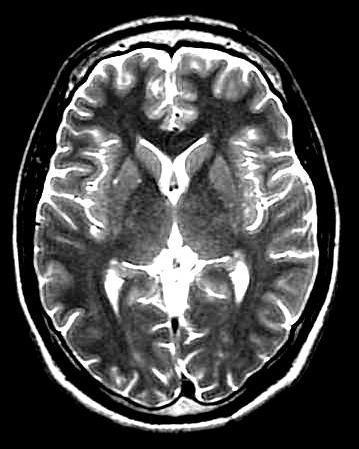
#> input picture bt-dataset/subset1000/no/No14.jpg, 359 x 449 px; its folder holds 3 pictures in this run
$ jupyter execute --allow-errors svm.ipynb
#> lines starting #> are read from the running program, lines starting #| are printed output that depends on the picture
#> further down, img_array1 is the input picture: shape (449, 359, 3); min 0, max 255, mean 72.9
#> `resized_img=resize(img_array1, (150,150,3))`:
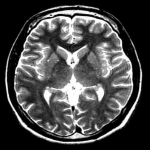
#> resized_img: shape (150, 150, 3) float64; min 0, max 1, mean 0.286
### Image Classification with support vector machine

1. Import images, resize and prepare data for training.

[cell 1]
from skimage.io import imread
from skimage.transform import resize
import os
import numpy as np


data_dir_bt='bt-dataset/subset1000'
output_img= []
input_img=[]
flat_img=[]
categories_bt=['no', 'yes']


#> (the rest of this cell did not finish here and is left out)
